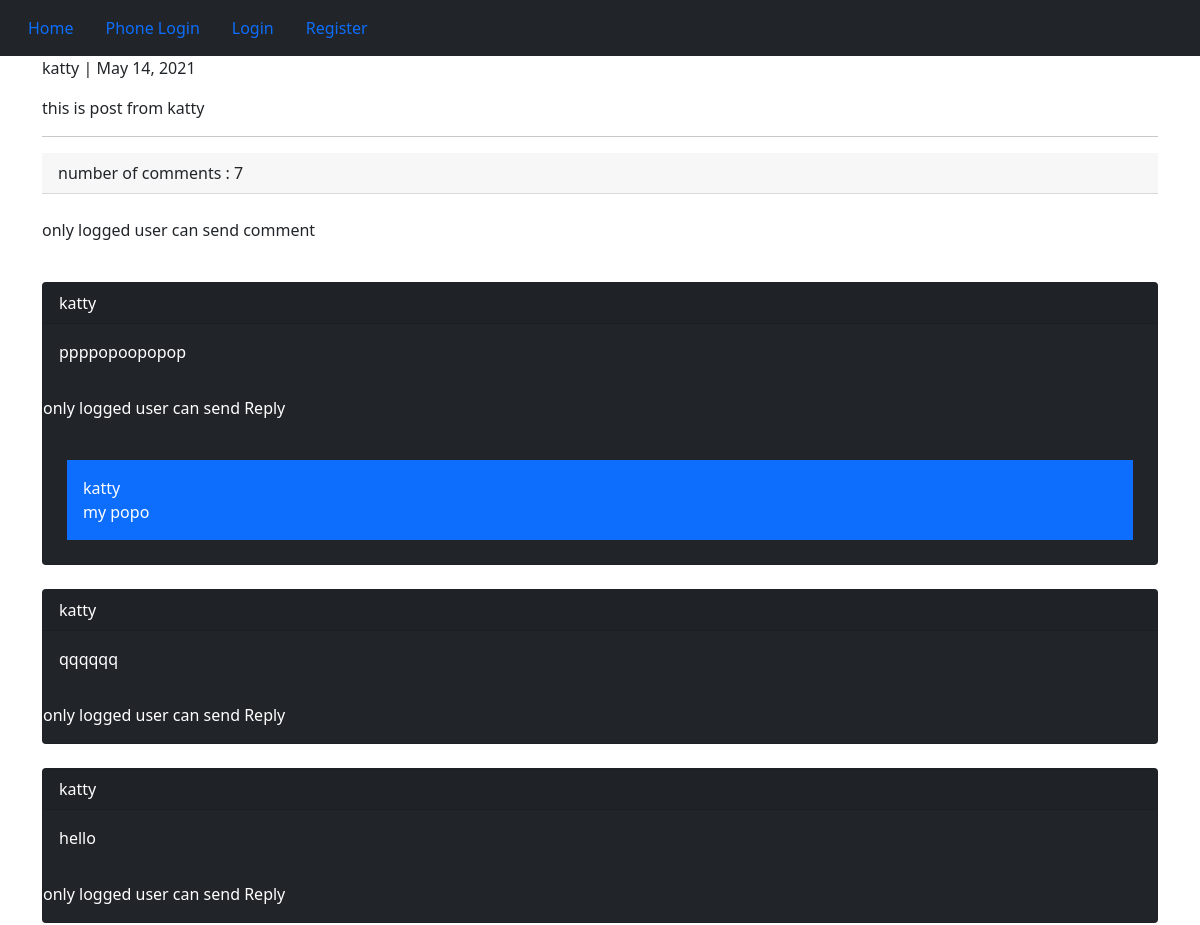
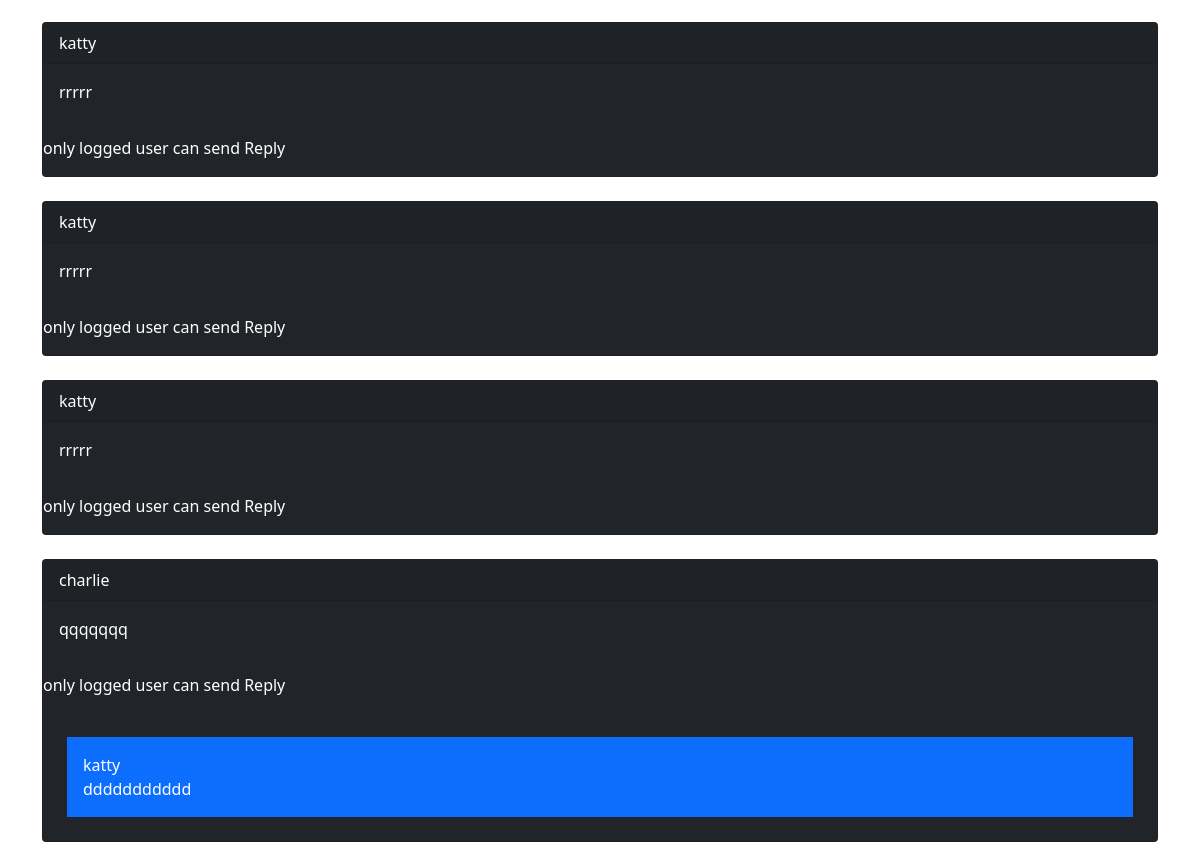
Page /2021/5/14/this-is-post-from-katty/ on the committed database (2 pictures, top to bottom).
### posts/models.py (models this page shows, shortened)
class Post (models.Model):
    user =      models.ForeignKey(User, on_delete = models.CASCADE)
    body =      models.TextField(max_length = 500)
    slug =      models.SlugField(max_length = 200)
    created =   models.DateTimeField(auto_now_add = True)
    class Meta :
        ordering = ('-created',)

class Comment(models.Model):
    user =      models.ForeignKey(User, on_delete=models.CASCADE , related_name='usercomments')
    post =      models.ForeignKey(Post, on_delete=models.CASCADE , related_name='postcomments')
    reply =     models.ForeignKey('self', on_delete=models.CASCADE, null=True, blank=True, related_name='replies' )
    is_reply =  models.BooleanField(default=False)
    body =      models.TextField(max_length=400)
    created =   models.DateTimeField(auto_now_add=True)
    class Meta :
        ordering = ('-created',)

### posts/views.py (the view, shortened to what this page needs)
# urls.py: path('<int:year>/<int:month>/<int:day>/<slug:slug>/', views.post_detail, name='post_detail'),
def post_detail(request, year, month, day, slug):
    the_post = get_object_or_404( Post, created__year = year, created__month = month, created__day = day, slug = slug )
    comments = the_post.postcomments.filter(is_reply = False)
    form = AddCommentForm()
    reply_form = AddReplyForm()
    context = {
        'post' : the_post,
        'comments' : comments ,
        'form' : form,
        'reply_form' : reply_form
    }
    return render(request,'posts/post_detail.html', context)

### posts/templates/posts/post_detail.html (shortened to what this page needs)
{% extends 'base.html' %}
{% block content %}
    <p>{{ post.user }} |  {{ post.created|date }}</p>
    <p>{{ post.body }}</p>
    <hr />
    <p class='card-header' >number of comments : {{ comments.count }}</p>
    <br />
    {% if request.user.is_authenticated %}
        <form action='' method='POST'>
            {% csrf_token %}
            {{ form.as_p }}
            <input type='submit' value='Send comment' class='btn btn-primary' >
        </form>
    {% else %}
        <p>only logged user can send comment</p>
    {% endif %}
    <br />
    {% for comment in comments %}
        <div class='card bg-dark text-white' >
            <p class='card-header' >{{ comment.user }}</p>
            <p class='card-body' >{{ comment.body }}</p>
            {% if request.user.is_authenticated %}
            <div class ='card-body' >
                <form action='{% url "posts:add_reply" comment.id %}' method='POST' >
                    {% csrf_token %}
                    {{ form.as_p }}
                    <input type='submit' value='Send Reply' class='btn btn-primary' >
                </form>
            </div>
            {% else %}
                <p>only logged user can send Reply</p>
            {% endif %}
            {% for reply in comment.replies.all %}
                <p class='bg-primary text-white p-3 m-4' >{{ reply.user }} <br /> {{ reply.body }} </p>
            {% endfor %}
        </div>
        <br />
    {% empty %}
        <p class='card-header' > no comments </p>
    {% endfor %}
{% endblock %}

### rows in the picture
Post: user "katty", created "May 14, 2021", body "this is post from katty"
Comment: user "katty", body "ppppopoopopop"
Comment: user "katty", body "my popo"
Comment: user "katty", body "qqqqqq"
Comment: user "katty", body "hello"
Comment: user "katty", body "rrrrr"
Comment: user "katty", body "rrrrr"
Comment: user "katty", body "rrrrr"
Comment: user "charlie", body "qqqqqqq"
Comment: user "katty", body "ddddddddddd"

### other values in the picture
{{ comments.count }} "7"
